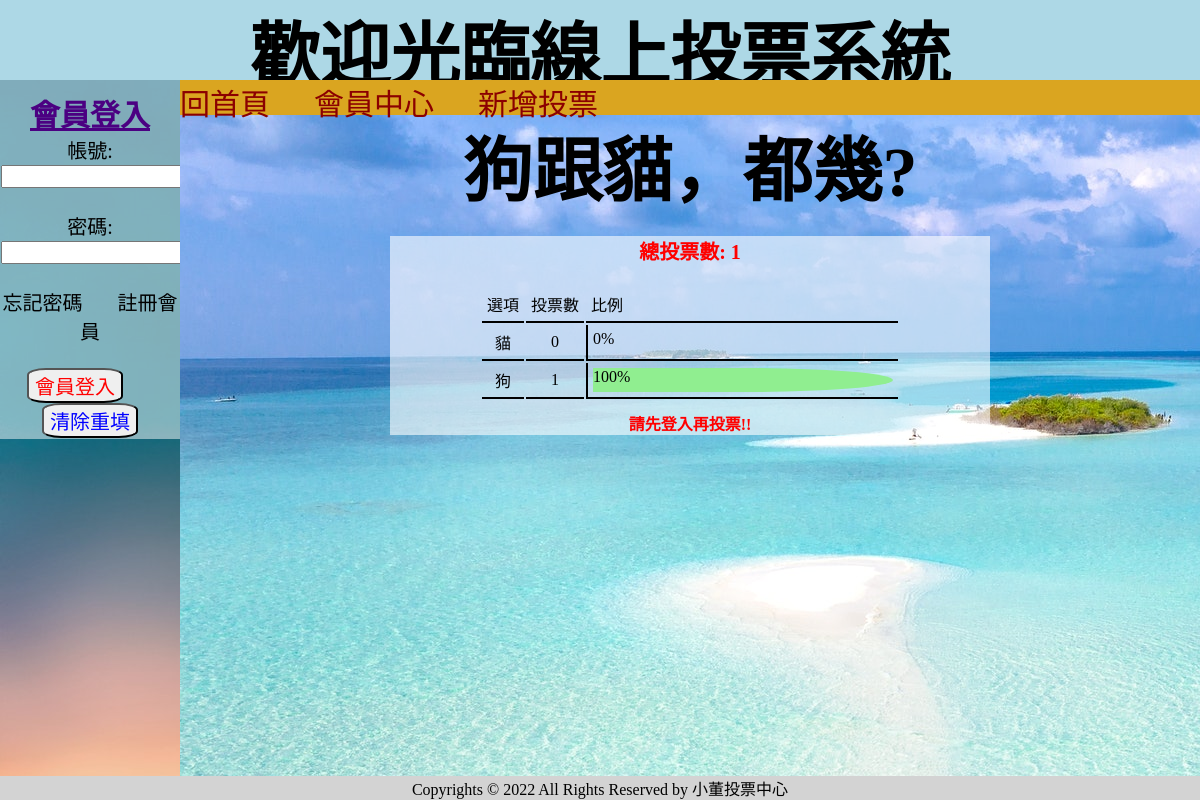
/?do=voteresult&id=3, run on the app's committed database.
### tables this page shows
CREATE TABLE `votes` (
  `id` int(11) UNSIGNED NOT NULL,
  `votename` varchar(30) NOT NULL COMMENT '投票項目名稱',
  `categoryid` int(30) NOT NULL COMMENT '類別ID',
  `multiples` tinyint(1) NOT NULL DEFAULT 0 COMMENT '複選',
  `start` datetime NOT NULL DEFAULT current_timestamp() COMMENT '開始日期',
  `end` datetime NOT NULL COMMENT '截止日期',
  `total` int(32) NOT NULL COMMENT '投票總人數',
  `show` tinyint(1) NOT NULL DEFAULT 1 COMMENT '顯示開啟或關閉',
  `creatid` int(11) NOT NULL COMMENT '建立投票會員ID'
);

CREATE TABLE `options` (
  `id` int(11) UNSIGNED NOT NULL,
  `options` varchar(30) NOT NULL COMMENT '選項',
  `voteid` int(30) NOT NULL COMMENT '對應投票項目ID值',
  `total` int(50) NOT NULL COMMENT '該選項點擊數'
);

### other/functionall.php (called while the page is built, shortened)
<?php
function pdo(){
    $dsn="mysql:host=localhost;charset=utf8;dbname=votesystem";
    return new PDO($dsn,'root','');
}
function all($table,...$arg){
    $pdo=pdo();
    $sql="SELECT * FROM $table ";
    switch(count($arg)){
        case 1:
            if(is_array($arg[0])){
                foreach($arg[0] as $key => $value){
                    $tmp[]="`$key`='$value'";
                }
                $sql.=" WHERE ". implode(" AND " ,$tmp);
            }else{
                $sql.=$arg[0];
            }
        break;
        }
        return $pdo->query($sql)->fetchAll(PDO::FETCH_ASSOC);
    }
function find($table,$arg){
    $pdo=pdo();
    $sql="SELECT * FROM $table WHERE ";
        if(is_array($arg)){
            foreach($arg as $key => $value){
                $tmp[]="`$key`='$value'";
            }
            $sql.=implode(" , " ,$tmp);
        }else{
            $sql.=" `id`='$arg'";
        }
        return $pdo->query($sql)->fetch(PDO::FETCH_ASSOC);
    }
?>

### back/voteresult.php (the view, shortened to what this page needs)
<?php
$color = ['lightblue','lightgreen','lightgray','cadetblue','lightpink','lightyellow','aquamarine','burlywood','darkturquoise','gold','khaki','orange'];
?>
<?php
$subject=find("votes",$_GET['id']);
$now = date('Y-m-d H-i-s');
$options=all("options",['voteid'=>$_GET['id']]);
?>
<h1 class="text-center"><?=$subject['votename'];?></h1>
<div style="width:600px;margin:auto;background:rgb(255,255,255,0.6);text-align:center">
    <div style="margin: 20px auto;color:red;font-size:20px;font-weight:bold;">總投票數: <?=$subject['total'];?></div>
    <table>
        <tr>
            <td>選項</td>
            <td>投票數</td>
            <td style="text-align:left;">比例</td>
        </tr>
        <?php
        foreach($options as $option){
            $total=($subject['total']==0)?1:$subject['total'];
            $rate=$option['total']/$total;
        ?>
        <tr>
            <td><?=$option['options'];?></td>
            <td><?=$option['total'];?></td>
            <td class="per">
                <div style="display:inline-block;height:24px;background-color:<?=$color[rand(0,11)]?>;width:<?=300*$rate;?>px;margin-left:0px; z-index:-1;" class="bar"><span style = "z-index:99" class="bar"><?=($rate*100) . "%";?></span></div>
            </td>
        </tr>
        <?php
        }
        ?>
    </table>
<?php
    if(!isset($_SESSION['name'])){
        echo "<p style='color:red;font-weight:bold;'>請先登入再投票!!</p>";
    }else if($subject['end'] <= $now){
        echo "<p style='color:red;font-weight:bold;'>投票時間已結束!!</p>";
    }else{
?>
    <button class="btn2" onclick="location.href='?do=vote&id=<?=$_GET['id'];?>'">我要投票</button>
<?php
}
?>
</div>

### style/style.css (style rules this page uses)
* { box-sizing: border-box; margin: 0; }
body { display: flex; flex-wrap: wrap; justify-content: center; align-content: center; width: 100vw; height: 100vh; margin: auto; background-color: aquamarine; }

### back/voteresult.php (style rules this page uses)
table { background-color: rgb(red, green, blue,0.1); text-align: center; margin: 10px auto; }
td { padding: 5px; border-bottom: 2px solid black; }
.bar { border-radius: 0 50% 50% 0; }
.per { text-align:left; border-left:2px solid black; }

### data on the page
votes: votename "狗跟貓，都幾?", total "1"
options: options "貓", total "0", $rate*100 "0"
options: options "狗", total "1", $rate*100 "100"
